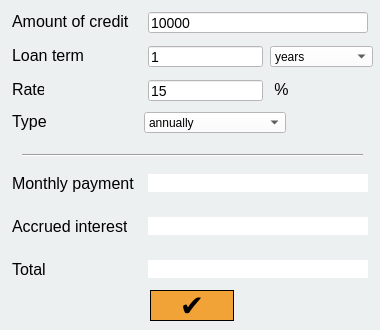
<?xml version="1.0" encoding="UTF-8"?>
<ui version="4.0">
 <class>CreditWindow</class>
 <widget class="QDialog" name="CreditWindow">
  <property name="geometry">
   <rect>
    <x>0</x>
    <y>0</y>
    <width>380</width>
    <height>330</height>
   </rect>
  </property>
  <property name="windowTitle">
   <string>Credit Calculator</string>
  </property>
  <property name="styleSheet">
   <string notr="true">QDialog{
	 background-color: rgb(236, 240, 241);
}</string>
  </property>
  <widget class="QLineEdit" name="credit_show">
   <property name="geometry">
    <rect>
     <x>148</x>
     <y>12</y>
     <width>220</width>
     <height>21</height>
    </rect>
   </property>
   <property name="font">
    <font>
     <pointsize>-1</pointsize>
     <bold>false</bold>
    </font>
   </property>
   <property name="styleSheet">
    <string notr="true">QLineEdit {
   color: black;
   font-size: 14px;
   background-color : white;
}
</string>
   </property>
   <property name="text">
    <string>10000</string>
   </property>
   <property name="placeholderText">
    <string/>
   </property>
  </widget>
  <widget class="QLabel" name="result_show_6">
   <property name="enabled">
    <bool>true</bool>
   </property>
   <property name="geometry">
    <rect>
     <x>12</x>
     <y>174</y>
     <width>122</width>
     <height>19</height>
    </rect>
   </property>
   <property name="font">
    <font>
     <pointsize>-1</pointsize>
     <bold>false</bold>
    </font>
   </property>
   <property name="layoutDirection">
    <enum>Qt::RightToLeft</enum>
   </property>
   <property name="styleSheet">
    <string notr="true">QLabel {
  font-size: 16px;
  color: black;
}

</string>
   </property>
   <property name="text">
    <string>Monthly payment</string>
   </property>
  </widget>
  <widget class="QLabel" name="payment_show">
   <property name="geometry">
    <rect>
     <x>148</x>
     <y>174</y>
     <width>220</width>
     <height>18</height>
    </rect>
   </property>
   <property name="font">
    <font>
     <pointsize>-1</pointsize>
     <bold>false</bold>
    </font>
   </property>
   <property name="styleSheet">
    <string notr="true">QLabel{   
  color: black;
   font-size: 14px;
   background-color : white;
}</string>
   </property>
   <property name="text">
    <string/>
   </property>
  </widget>
  <widget class="QLabel" name="result_show_3">
   <property name="geometry">
    <rect>
     <x>12</x>
     <y>80</y>
     <width>32</width>
     <height>19</height>
    </rect>
   </property>
   <property name="font">
    <font>
     <pointsize>-1</pointsize>
     <bold>false</bold>
    </font>
   </property>
   <property name="layoutDirection">
    <enum>Qt::RightToLeft</enum>
   </property>
   <property name="styleSheet">
    <string notr="true">QLabel {
  font-size: 16px;
  color: black;
}

</string>
   </property>
   <property name="text">
    <string>Rate</string>
   </property>
  </widget>
  <widget class="QComboBox" name="period_term">
   <property name="geometry">
    <rect>
     <x>270</x>
     <y>46</y>
     <width>103</width>
     <height>21</height>
    </rect>
   </property>
   <property name="font">
    <font>
     <pointsize>-1</pointsize>
     <bold>false</bold>
    </font>
   </property>
   <property name="styleSheet">
    <string notr="true">QComboBox{
  color: black;
  font-size: 12px;
  background-color: white;
}
</string>
   </property>
   <item>
    <property name="text">
     <string>years</string>
    </property>
   </item>
   <item>
    <property name="text">
     <string>months</string>
    </property>
   </item>
  </widget>
  <widget class="QLabel" name="clean_int_show">
   <property name="geometry">
    <rect>
     <x>148</x>
     <y>217</y>
     <width>220</width>
     <height>18</height>
    </rect>
   </property>
   <property name="font">
    <font>
     <pointsize>-1</pointsize>
     <bold>false</bold>
    </font>
   </property>
   <property name="styleSheet">
    <string notr="true">QLabel{   
  color: black;
   font-size: 14px;
   background-color : white;
}</string>
   </property>
   <property name="text">
    <string/>
   </property>
  </widget>
  <widget class="QComboBox" name="type_show">
   <property name="geometry">
    <rect>
     <x>144</x>
     <y>112</y>
     <width>142</width>
     <height>21</height>
    </rect>
   </property>
   <property name="font">
    <font>
     <pointsize>-1</pointsize>
     <bold>false</bold>
    </font>
   </property>
   <property name="styleSheet">
    <string notr="true">QComboBox{
  color: black;
  font-size: 12px;
  background-color: white;
}
</string>
   </property>
   <item>
    <property name="text">
     <string>annually</string>
    </property>
   </item>
   <item>
    <property name="text">
     <string>differentiated</string>
    </property>
   </item>
  </widget>
  <widget class="QLabel" name="result_show_2">
   <property name="geometry">
    <rect>
     <x>12</x>
     <y>46</y>
     <width>71</width>
     <height>19</height>
    </rect>
   </property>
   <property name="font">
    <font>
     <pointsize>-1</pointsize>
     <bold>false</bold>
    </font>
   </property>
   <property name="layoutDirection">
    <enum>Qt::RightToLeft</enum>
   </property>
   <property name="styleSheet">
    <string notr="true">QLabel {
  font-size: 16px;
  color: black;
}

</string>
   </property>
   <property name="text">
    <string>Loan term</string>
   </property>
  </widget>
  <widget class="QLabel" name="interest_sign">
   <property name="geometry">
    <rect>
     <x>270</x>
     <y>80</y>
     <width>19</width>
     <height>19</height>
    </rect>
   </property>
   <property name="font">
    <font>
     <pointsize>-1</pointsize>
     <bold>false</bold>
    </font>
   </property>
   <property name="layoutDirection">
    <enum>Qt::RightToLeft</enum>
   </property>
   <property name="styleSheet">
    <string notr="true">QLabel {
  font-size: 16px;
  color: black;
}

</string>
   </property>
   <property name="text">
    <string> %</string>
   </property>
  </widget>
  <widget class="QLabel" name="result_show_8">
   <property name="geometry">
    <rect>
     <x>12</x>
     <y>260</y>
     <width>33</width>
     <height>19</height>
    </rect>
   </property>
   <property name="font">
    <font>
     <pointsize>-1</pointsize>
     <bold>false</bold>
    </font>
   </property>
   <property name="layoutDirection">
    <enum>Qt::RightToLeft</enum>
   </property>
   <property name="styleSheet">
    <string notr="true">QLabel {
  font-size: 16px;
  color: black;
}

</string>
   </property>
   <property name="text">
    <string>Total</string>
   </property>
  </widget>
  <widget class="QLabel" name="result_show_7">
   <property name="geometry">
    <rect>
     <x>12</x>
     <y>217</y>
     <width>115</width>
     <height>19</height>
    </rect>
   </property>
   <property name="font">
    <font>
     <pointsize>-1</pointsize>
     <bold>false</bold>
    </font>
   </property>
   <property name="layoutDirection">
    <enum>Qt::RightToLeft</enum>
   </property>
   <property name="styleSheet">
    <string notr="true">QLabel {
  font-size: 16px;
  color: black;
}

</string>
   </property>
   <property name="text">
    <string>Accrued interest</string>
   </property>
  </widget>
  <widget class="QLineEdit" name="term_show">
   <property name="geometry">
    <rect>
     <x>148</x>
     <y>46</y>
     <width>115</width>
     <height>21</height>
    </rect>
   </property>
   <property name="font">
    <font>
     <pointsize>-1</pointsize>
     <bold>false</bold>
    </font>
   </property>
   <property name="styleSheet">
    <string notr="true">QLineEdit {
   color: black;
   font-size: 14px;
   background-color : white;
}
</string>
   </property>
   <property name="text">
    <string>1</string>
   </property>
   <property name="placeholderText">
    <string/>
   </property>
  </widget>
  <widget class="QLabel" name="debt_plus_int_show">
   <property name="geometry">
    <rect>
     <x>148</x>
     <y>260</y>
     <width>220</width>
     <height>18</height>
    </rect>
   </property>
   <property name="font">
    <font>
     <pointsize>-1</pointsize>
     <bold>false</bold>
    </font>
   </property>
   <property name="styleSheet">
    <string notr="true">QLabel{   
  color: black;
   font-size: 14px;
   background-color : white;
}</string>
   </property>
   <property name="text">
    <string/>
   </property>
  </widget>
  <widget class="QLabel" name="result_show_4">
   <property name="geometry">
    <rect>
     <x>12</x>
     <y>112</y>
     <width>34</width>
     <height>19</height>
    </rect>
   </property>
   <property name="font">
    <font>
     <pointsize>-1</pointsize>
     <bold>false</bold>
    </font>
   </property>
   <property name="layoutDirection">
    <enum>Qt::RightToLeft</enum>
   </property>
   <property name="styleSheet">
    <string notr="true">QLabel {
  font-size: 16px;
  color: black;
}

</string>
   </property>
   <property name="text">
    <string>Type</string>
   </property>
  </widget>
  <widget class="QLineEdit" name="interest_show">
   <property name="geometry">
    <rect>
     <x>148</x>
     <y>80</y>
     <width>115</width>
     <height>21</height>
    </rect>
   </property>
   <property name="font">
    <font>
     <pointsize>-1</pointsize>
     <bold>false</bold>
    </font>
   </property>
   <property name="styleSheet">
    <string notr="true">QLineEdit {
   color: black;
   font-size: 14px;
   background-color : white;
}
</string>
   </property>
   <property name="text">
    <string>15</string>
   </property>
   <property name="placeholderText">
    <string/>
   </property>
  </widget>
  <widget class="QLabel" name="result_show">
   <property name="geometry">
    <rect>
     <x>12</x>
     <y>12</y>
     <width>117</width>
     <height>19</height>
    </rect>
   </property>
   <property name="font">
    <font>
     <pointsize>-1</pointsize>
     <bold>false</bold>
    </font>
   </property>
   <property name="layoutDirection">
    <enum>Qt::RightToLeft</enum>
   </property>
   <property name="styleSheet">
    <string notr="true">QLabel {
  font-size: 16px;
  color: black;
}

</string>
   </property>
   <property name="text">
    <string>Amount of credit</string>
   </property>
  </widget>
  <widget class="QPushButton" name="pushButton_calculate">
   <property name="geometry">
    <rect>
     <x>150</x>
     <y>290</y>
     <width>84</width>
     <height>31</height>
    </rect>
   </property>
   <property name="font">
    <font>
     <pointsize>-1</pointsize>
     <italic>false</italic>
     <bold>true</bold>
    </font>
   </property>
   <property name="styleSheet">
    <string notr="true">QPushButton {
  font: bold;
  color: black;
  font-size: 29px; 
  background-color: rgb(242, 163, 56);
  border: 1px solid black;
}

QPushButton:pressed {
     background-color: rgb(202, 126, 4 );
}</string>
   </property>
   <property name="text">
    <string>✔</string>
   </property>
  </widget>
  <widget class="Line" name="line">
   <property name="geometry">
    <rect>
     <x>22</x>
     <y>147</y>
     <width>341</width>
     <height>16</height>
    </rect>
   </property>
   <property name="orientation">
    <enum>Qt::Horizontal</enum>
   </property>
  </widget>
 </widget>
 <resources/>
 <connections/>
</ui>
